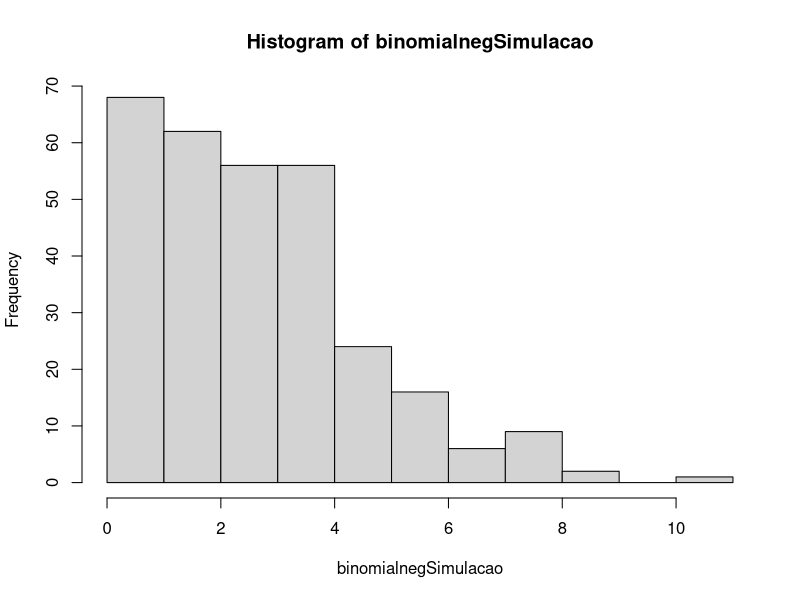
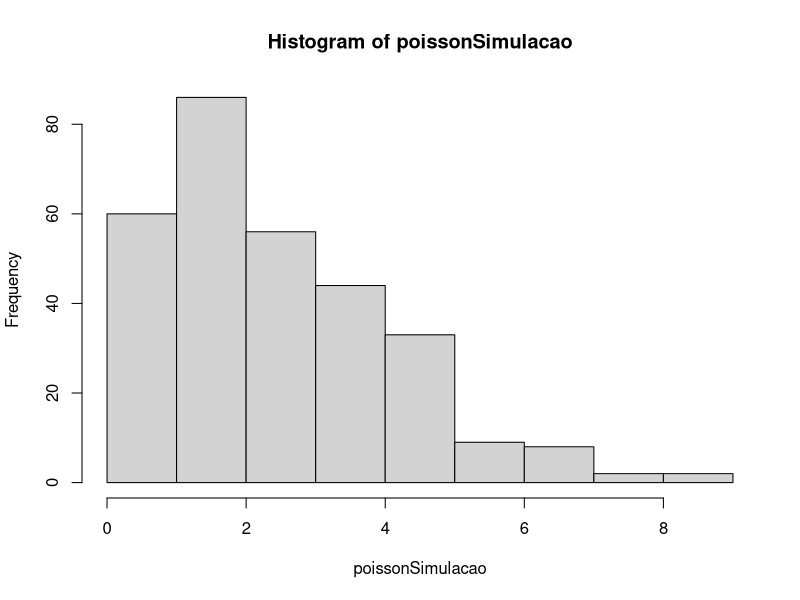

Write R code to recreate these figures, in order. (Note: this script raises an error after producing the figures.)
# script do professor ####
# o R como calculadora

binomialnegSimulacao <- rnbinom(300, mu = 3, size = 10)

poissonSimulacao <- rpois(300, 3)

hist(binomialnegSimulacao)
hist(poissonSimulacao)

binomialnegSimulacao + poissonSimulacao # soma as distribuições

poissonSimulacao + 100 # soma 100 a cada elemento

poissonSimulacao^2 # eleva ao quadrado

poissonSimulacao * binomialnegSimulacao # multiplica

round(distNormalSimulacao, 0) # arredonda o vetor para inteiros

ceiling(distNormalSimulacao) # arredonda para cima

floor(distNormalSimulacao) # arredonda para baixo

distNormalSimulacao %% poissonSimulacao # módulo dos vetores

# também podemos usar funções estatísticas no R

# média
mean(poissonSimulacao)
mean(binomialnegSimulacao)

# mediana
median(poissonSimulacao)
median(binomialnegSimulacao)

# desvio padrão
sd(poissonSimulacao)
sd(binomialnegSimulacao)

# variância
var(poissonSimulacao)
var(binomialnegSimulacao)

# uma aplicação prática?? vamos centralizar a nossa simulação poisson
poissonSimulacaoCentral <- poissonSimulacao - mean(poissonSimulacao)
hist(poissonSimulacao)
hist(poissonSimulacaoCentral)

# resolução do exercício ####
# exercicio: Compartilhe com a gente um código criado por você com a 
#centralização de alguma base de dados (nativa, externa ou criada por você 🙂)
#Lembre-se de compartilhar um link do github!!!

# criando as simulações
binomialnegSimulacao_exercicio <- rnbinom(750, mu = 5, size = 10)

poissonSimulacao_exercicio <- rpois(750, 5)

hist(binomialnegSimulacao_exercicio)
hist(poissonSimulacao_exercicio)

# centralizando a simulação poisson
poissonSimulacaoCentral_exercicio <- poissonSimulacao_exercicio - mean(poissonSimulacao_exercicio)
hist(poissonSimulacao_exercicio)
hist(poissonSimulacaoCentral_exercicio)
